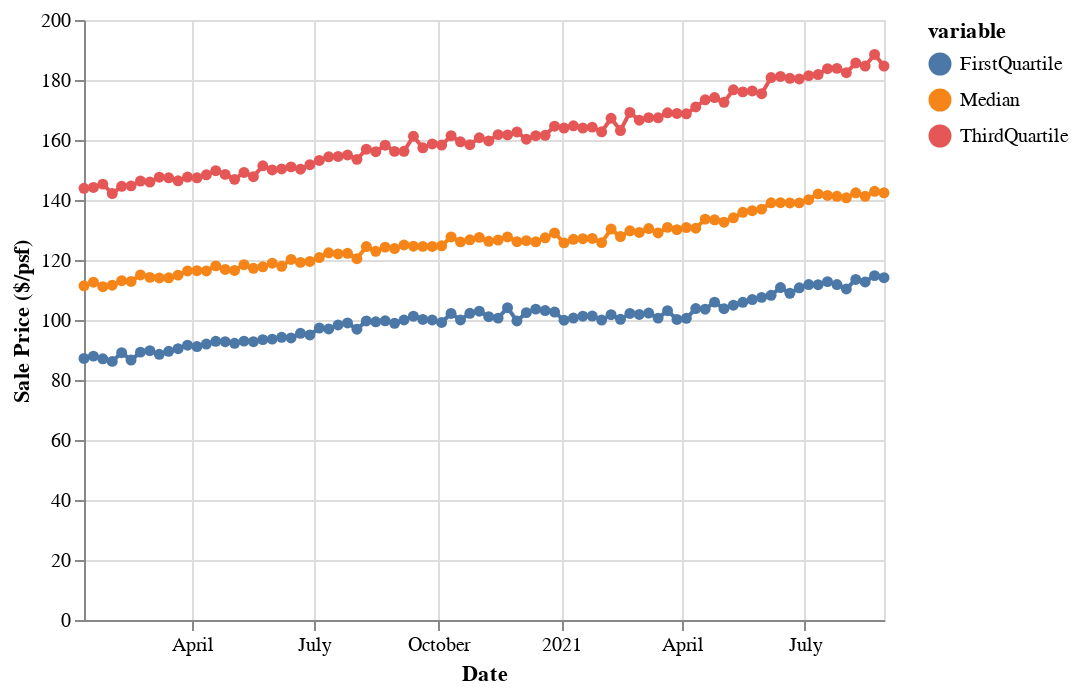

Here is the notebook cell this chart was saved with:
### Markdown cell above
We can view changes in property prices across the entire US first.

### Code cell
weekly_price_psf = fidap.sql("""
SELECT period_end, APPROX_QUANTILES(CAST(median_sale_ppsf AS FLOAT64), 100)[OFFSET(50)] AS Median, APPROX_QUANTILES(CAST(median_sale_ppsf AS FLOAT64),100)[OFFSET(75)] AS ThirdQuartile, APPROX_QUANTILES(CAST(median_sale_ppsf AS FLOAT64),100)[OFFSET(25)] AS FirstQuartile
FROM fidap-301014.redfin.weekly_housing_market
WHERE duration = '1 weeks'
AND region_type = 'county'
AND CAST(period_begin AS DATE) > '2020-01-01'
GROUP BY period_end 
""")

weekly_price_psf = weekly_price_psf.reset_index()

weekly_price_psf.period_end = pd.to_datetime(weekly_price_psf.period_end)
weekly_price_psf = pd.melt(weekly_price_psf, id_vars = 'period_end', 
                           value_vars = ['Median', 'FirstQuartile', 'ThirdQuartile'])

alt.Chart(weekly_price_psf).mark_line(point = True).encode(
    x = alt.X('period_end', title = "Date"),
    y = alt.Y('value', title = 'Sale Price ($/psf)'),
    color = 'variable'
)

### Figure 1 — Vega-Lite specification as saved in the notebook (floating-point values rounded to 4 significant figures; data arrays with more than 128 entries replaced by an {"elided": "..."} marker saying what was removed)
{"config": {"view": {"continuousWidth": 400, "continuousHeight": 300}}, "data": {"name": "data-bfac39035758d5ffab0763e77fa0f81a"}, "mark": {"type": "line", "point": true}, "encoding": {"color": {"type": "nominal", "field": "variable"}, "x": {"type": "temporal", "field": "period_end", "title": "Date"}, "y": {"type": "quantitative", "field": "value", "title": "Sale Price ($/psf)"}}, "$schema": "https://vega.github.io/schema/vega-lite/v4.8.1.json", "datasets": {"data-bfac39035758d5ffab0763e77fa0f81a": {"elided": "258 records"}}}
